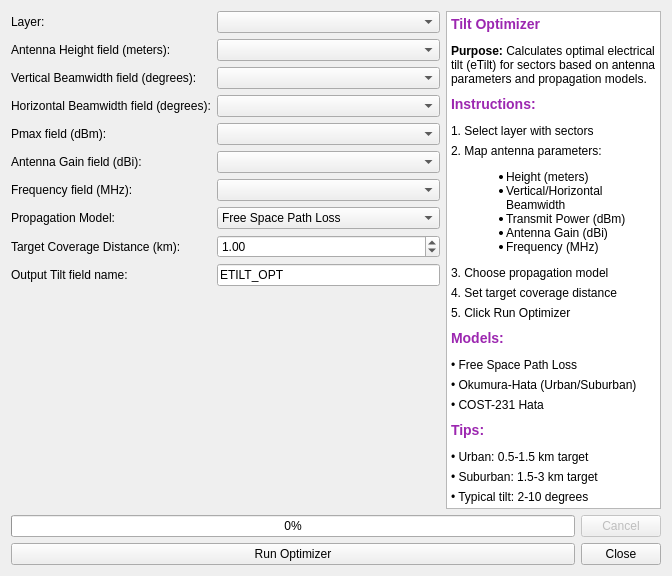
<?xml version="1.0" encoding="UTF-8"?>
<ui version="4.0">
 <class>TiltOptimizerDialogBase</class>
 <widget class="QDialog" name="TiltOptimizerDialogBase">
 <property name="minimumSize">
  <size>
   <width>686</width>
   <height>460</height>
  </size>
 </property>
 <property name="sizePolicy">
 <sizepolicy hsizetype="Expanding" vsizetype="Expanding">
 <horstretch>0</horstretch>
 <verstretch>0</verstretch>
 </sizepolicy>
 </property>
 <property name="minimumSize">
 <size>
 <width>0</width>
 <height>576</height>
 </size>
 </property>
 <property name="windowTitle">
 <string>Tilt Optimizer</string>
 </property>
 <property name="windowIcon">
 <iconset>
 <normaloff>icon_tilt.svg</normaloff>icon_tilt.svg</iconset>
 </property>
 <layout class="QVBoxLayout" name="mainVerticalLayout">
 <item>
 <layout class="QHBoxLayout" name="horizontalLayout" stretch="2,1">
 <item>
 <layout class="QVBoxLayout" name="leftLayout">
 <item>
 <layout class="QFormLayout" name="formLayout">
 <item row="0" column="0">
 <widget class="QLabel" name="layerLabel">
 <property name="text">
 <string>Layer:</string>
 </property>
 </widget>
 </item>
 <item row="0" column="1">
 <widget class="QComboBox" name="layerComboBox"/>
 </item>
 <item row="1" column="0">
 <widget class="QLabel" name="heightLabel">
 <property name="text">
 <string>Antenna Height field (meters):</string>
 </property>
 </widget>
 </item>
 <item row="1" column="1">
 <widget class="QComboBox" name="heightFieldComboBox"/>
 </item>
 <item row="2" column="0">
 <widget class="QLabel" name="vBeamwidthLabel">
 <property name="text">
 <string>Vertical Beamwidth field (degrees):</string>
 </property>
 </widget>
 </item>
 <item row="2" column="1">
 <widget class="QComboBox" name="vBeamwidthFieldComboBox"/>
 </item>
 <item row="3" column="0">
 <widget class="QLabel" name="hBeamwidthLabel">
 <property name="text">
 <string>Horizontal Beamwidth field (degrees):</string>
 </property>
 </widget>
 </item>
 <item row="3" column="1">
 <widget class="QComboBox" name="hBeamwidthFieldComboBox"/>
 </item>
 <item row="4" column="0">
 <widget class="QLabel" name="pmaxLabel">
 <property name="text">
 <string>Pmax field (dBm):</string>
 </property>
 </widget>
 </item>
 <item row="4" column="1">
 <widget class="QComboBox" name="pmaxFieldComboBox"/>
 </item>
 <item row="5" column="0">
 <widget class="QLabel" name="antennaGainLabel">
 <property name="text">
 <string>Antenna Gain field (dBi):</string>
 </property>
 </widget>
 </item>
 <item row="5" column="1">
 <widget class="QComboBox" name="antennaGainFieldComboBox"/>
 </item>
 <item row="6" column="0">
 <widget class="QLabel" name="frequencyLabel">
 <property name="text">
 <string>Frequency field (MHz):</string>
 </property>
 </widget>
 </item>
 <item row="6" column="1">
 <widget class="QComboBox" name="frequencyFieldComboBox"/>
 </item>
 <item row="7" column="0">
 <widget class="QLabel" name="propagationModelLabel">
 <property name="text">
 <string>Propagation Model:</string>
 </property>
 </widget>
 </item>
 <item row="7" column="1">
 <widget class="QComboBox" name="propagationModelComboBox">
 <item>
 <property name="text">
 <string>Free Space Path Loss</string>
 </property>
 </item>
 <item>
 <property name="text">
 <string>Okumura-Hata (Urban)</string>
 </property>
 </item>
 <item>
 <property name="text">
 <string>Okumura-Hata (Suburban)</string>
 </property>
 </item>
 <item>
 <property name="text">
 <string>Okumura-Hata (Rural)</string>
 </property>
 </item>
 <item>
 <property name="text">
 <string>COST-231 Hata (Urban)</string>
 </property>
 </item>
 <item>
 <property name="text">
 <string>COST-231 Hata (Suburban)</string>
 </property>
 </item>
 <item>
 <property name="text">
 <string>Ericsson 9999</string>
 </property>
 </item>
 <item>
 <property name="text">
 <string>SUI (Suburban)</string>
 </property>
 </item>
 <item>
 <property name="text">
 <string>SUI (Urban)</string>
 </property>
 </item>
 <item>
 <property name="text">
 <string>ECC-33 (Urban)</string>
 </property>
 </item>
 <item>
 <property name="text">
 <string>ECC-33 (Suburban)</string>
 </property>
 </item>
 </widget>
 </item>
 <item row="8" column="0">
 <widget class="QLabel" name="targetDistanceLabel">
 <property name="text">
 <string>Target Coverage Distance (km):</string>
 </property>
 </widget>
 </item>
 <item row="8" column="1">
 <widget class="QDoubleSpinBox" name="targetDistanceSpinBox">
 <property name="decimals">
 <number>2</number>
 </property>
 <property name="minimum">
 <double>0.100000000000000</double>
 </property>
 <property name="maximum">
 <double>50.000000000000000</double>
 </property>
 <property name="value">
 <double>1.000000000000000</double>
 </property>
 </widget>
 </item>
 <item row="9" column="0">
 <widget class="QLabel" name="outputFieldLabel">
 <property name="text">
 <string>Output Tilt field name:</string>
 </property>
 </widget>
 </item>
 <item row="9" column="1">
 <widget class="QLineEdit" name="outputFieldLineEdit">
 <property name="text">
 <string>ETILT_OPT</string>
 </property>
 </widget>
 </item>
 </layout>
 </item>
 </layout>
 </item>
 <item>
 <widget class="QTextBrowser" name="infoTextBrowser">
 <property name="html">
 <string>&lt;!DOCTYPE HTML PUBLIC &quot;-//W3C//DTD HTML 4.0//EN&quot; &quot;http://www.w3.org/TR/REC-html40/strict.dtd&quot;&gt;
&lt;html&gt;&lt;head&gt;&lt;meta name=&quot;qrichtext&quot; content=&quot;1&quot; /&gt;&lt;style type=&quot;text/css&quot;&gt;
p, li { white-space: pre-wrap; }
&lt;/style&gt;&lt;/head&gt;&lt;body style=&quot; font-weight:400; font-style:normal;&quot;&gt;
&lt;h3 style=&quot; margin-top:10px; margin-bottom:12px; margin-left:0px; margin-right:0px; -qt-block-indent:0; text-indent:0px;&quot;&gt;&lt;span style=&quot; font-weight:600; color:#9c27b0;&quot;&gt;Tilt Optimizer&lt;/span&gt;&lt;/h3&gt;
&lt;p style=&quot; margin-top:6px; margin-bottom:6px; margin-left:0px; margin-right:0px; -qt-block-indent:0; text-indent:0px;&quot;&gt;&lt;span style=&quot; font-weight:600;&quot;&gt;Purpose:&lt;/span&gt;&lt;span style=&quot;&quot;&gt; Calculates optimal electrical tilt (eTilt) for sectors based on antenna parameters and propagation models.&lt;/span&gt; &lt;/p&gt;
&lt;h3 style=&quot; margin-top:10px; margin-bottom:12px; margin-left:0px; margin-right:0px; -qt-block-indent:0; text-indent:0px;&quot;&gt;&lt;span style=&quot; font-weight:600; color:#9c27b0;&quot;&gt;Instructions:&lt;/span&gt;&lt;/h3&gt;
&lt;p style=&quot; margin-top:6px; margin-bottom:6px; margin-left:0px; margin-right:0px; -qt-block-indent:0; text-indent:0px;&quot;&gt;&lt;span style=&quot;&quot;&gt;1. Select layer with sectors&lt;/span&gt;&lt;/p&gt;
&lt;p style=&quot; margin-top:6px; margin-bottom:6px; margin-left:0px; margin-right:0px; -qt-block-indent:0; text-indent:0px;&quot;&gt;&lt;span style=&quot;&quot;&gt;2. Map antenna parameters:&lt;/span&gt;&lt;/p&gt;
&lt;ul style=&quot;margin-top: 0px; margin-bottom: 0px; margin-left: 0px; margin-right: 0px; -qt-list-indent: 1;&quot;&gt;&lt;li style=&quot;&quot; style=&quot; margin-top:12px; margin-bottom:0px; margin-left:15px; margin-right:0px; -qt-block-indent:0; text-indent:0px;&quot;&gt;Height (meters)&lt;/li&gt;
&lt;li style=&quot;&quot; style=&quot; margin-top:0px; margin-bottom:0px; margin-left:15px; margin-right:0px; -qt-block-indent:0; text-indent:0px;&quot;&gt;Vertical/Horizontal Beamwidth&lt;/li&gt;
&lt;li style=&quot;&quot; style=&quot; margin-top:0px; margin-bottom:0px; margin-left:15px; margin-right:0px; -qt-block-indent:0; text-indent:0px;&quot;&gt;Transmit Power (dBm)&lt;/li&gt;
&lt;li style=&quot;&quot; style=&quot; margin-top:0px; margin-bottom:0px; margin-left:15px; margin-right:0px; -qt-block-indent:0; text-indent:0px;&quot;&gt;Antenna Gain (dBi)&lt;/li&gt;
&lt;li style=&quot;&quot; style=&quot; margin-top:0px; margin-bottom:12px; margin-left:15px; margin-right:0px; -qt-block-indent:0; text-indent:0px;&quot;&gt;Frequency (MHz)&lt;/li&gt;&lt;/ul&gt;
&lt;p style=&quot; margin-top:6px; margin-bottom:6px; margin-left:0px; margin-right:0px; -qt-block-indent:0; text-indent:0px;&quot;&gt;&lt;span style=&quot;&quot;&gt;3. Choose propagation model&lt;/span&gt;&lt;/p&gt;
&lt;p style=&quot; margin-top:6px; margin-bottom:6px; margin-left:0px; margin-right:0px; -qt-block-indent:0; text-indent:0px;&quot;&gt;&lt;span style=&quot;&quot;&gt;4. Set target coverage distance&lt;/span&gt;&lt;/p&gt;
&lt;p style=&quot; margin-top:6px; margin-bottom:6px; margin-left:0px; margin-right:0px; -qt-block-indent:0; text-indent:0px;&quot;&gt;&lt;span style=&quot;&quot;&gt;5. Click Run Optimizer&lt;/span&gt; &lt;/p&gt;
&lt;h3 style=&quot; margin-top:10px; margin-bottom:12px; margin-left:0px; margin-right:0px; -qt-block-indent:0; text-indent:0px;&quot;&gt;&lt;span style=&quot; font-weight:600; color:#9c27b0;&quot;&gt;Models:&lt;/span&gt;&lt;/h3&gt;
&lt;p style=&quot; margin-top:6px; margin-bottom:6px; margin-left:0px; margin-right:0px; -qt-block-indent:0; text-indent:0px;&quot;&gt;&lt;span style=&quot;&quot;&gt;• Free Space Path Loss&lt;/span&gt;&lt;/p&gt;
&lt;p style=&quot; margin-top:6px; margin-bottom:6px; margin-left:0px; margin-right:0px; -qt-block-indent:0; text-indent:0px;&quot;&gt;&lt;span style=&quot;&quot;&gt;• Okumura-Hata (Urban/Suburban)&lt;/span&gt;&lt;/p&gt;
&lt;p style=&quot; margin-top:6px; margin-bottom:6px; margin-left:0px; margin-right:0px; -qt-block-indent:0; text-indent:0px;&quot;&gt;&lt;span style=&quot;&quot;&gt;• COST-231 Hata&lt;/span&gt; &lt;/p&gt;
&lt;h3 style=&quot; margin-top:10px; margin-bottom:12px; margin-left:0px; margin-right:0px; -qt-block-indent:0; text-indent:0px;&quot;&gt;&lt;span style=&quot; font-weight:600; color:#9c27b0;&quot;&gt;Tips:&lt;/span&gt;&lt;/h3&gt;
&lt;p style=&quot; margin-top:6px; margin-bottom:6px; margin-left:0px; margin-right:0px; -qt-block-indent:0; text-indent:0px;&quot;&gt;&lt;span style=&quot;&quot;&gt;• Urban: 0.5-1.5 km target&lt;/span&gt;&lt;/p&gt;
&lt;p style=&quot; margin-top:6px; margin-bottom:6px; margin-left:0px; margin-right:0px; -qt-block-indent:0; text-indent:0px;&quot;&gt;&lt;span style=&quot;&quot;&gt;• Suburban: 1.5-3 km target&lt;/span&gt;&lt;/p&gt;
&lt;p style=&quot; margin-top:6px; margin-bottom:6px; margin-left:0px; margin-right:0px; -qt-block-indent:0; text-indent:0px;&quot;&gt;&lt;span style=&quot;&quot;&gt;• Typical tilt: 2-10 degrees&lt;/span&gt;&lt;/p&gt;&lt;/body&gt;&lt;/html&gt;</string>
 </property>
 </widget>
 </item>
 </layout>
 </item>
 <item>
 <layout class="QHBoxLayout" name="progressLayout">
 <item>
 <widget class="QProgressBar" name="progressBar">
 <property name="visible">
 <bool>true</bool>
 </property>
 <property name="value">
 <number>0</number>
 </property>
 <property name="textVisible">
 <bool>true</bool>
 </property>
 </widget>
 </item>
 <item>
 <widget class="QPushButton" name="cancelButton">
 <property name="enabled">
 <bool>false</bool>
 </property>
 <property name="text">
 <string>Cancel</string>
 </property>
 </widget>
 </item>
 </layout>
 </item>
 <item>
 <layout class="QHBoxLayout" name="bottomLayout">
 <property name="spacing">
 <number>6</number>
 </property>
 <item>
 <widget class="QPushButton" name="runButton">
 <property name="text">
 <string>Run Optimizer</string>
 </property>
 </widget>
 </item>
 <item>
 <widget class="QDialogButtonBox" name="buttonBox">
 <property name="sizePolicy">
 <sizepolicy hsizetype="Fixed" vsizetype="Fixed">
 <horstretch>0</horstretch>
 <verstretch>0</verstretch>
 </sizepolicy>
 </property>
 <property name="standardButtons">
 <set>QDialogButtonBox::Close</set>
 </property>
 </widget>
 </item>
 </layout>
 </item>
 </layout>
 </widget>
 <resources/>
 <connections>
 <connection>
 <sender>buttonBox</sender>
 <signal>rejected()</signal>
 <receiver>TiltOptimizerDialogBase</receiver>
 <slot>reject()</slot>
 <hints>
 <hint type="sourcelabel">
 <x>20</x>
 <y>20</y>
 </hint>
 <hint type="destinationlabel">
 <x>20</x>
 <y>20</y>
 </hint>
 </hints>
 </connection>
 </connections>
</ui>
